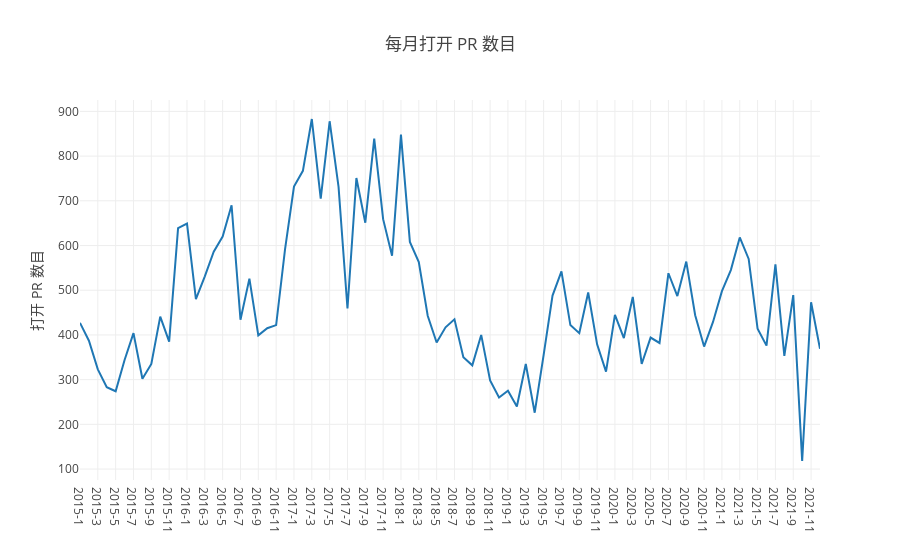

The cell this chart's notebook holds for it:
### Code cell
// 3.1 每月打开 PR 数
query(
   `
    select time, open_PRs
    from 
    (select count(issue_id) as open_PRs,
    concat(toString(toYear(created_at)),'-',toString(toMonth(created_at))) as time
    from github_log.events
    where repo_id=${my_repo_id} and type = 'PullRequestEvent' and action in('opened','reopened')
    and toYear(created_at) >=${startYear} and toYear(created_at) <= ${endYear}
    group by toYear(created_at),toMonth(created_at)
    order by toYear(created_at),toMonth(created_at))
    `
    ).then(data => {
     //console.log(data)
    var open_PRs = [], time = [], table = [];
    data.forEach(d=>{
       table.push({'时间':d.time, '每月打开 PR 数目':parseInt(d.open_PRs)});
            open_PRs.push(d.open_PRs);
            time.push(d.time)
    }
    )
    console.table(table);
    openDigger.render.plotly([
        {x: time, y: open_PRs, mode:'scatter', name:'打开PR'}, 
    ], {
        title: '每月打开 PR 数目',
        yaxis: { title: '打开 PR 数目'},
        xaxis: {type: 'category'}
    });
});

### Figure 1 — Plotly figure (JSON) as saved in the notebook; plotly's stock layout.template omitted (floating-point values rounded to 4 significant figures)
{"data": [{"mode": "scatter", "name": "打开PR", "x": ["2015-1", "2015-2", "2015-3", "2015-4", "2015-5", "2015-6", "2015-7", "2015-8", "2015-9", "2015-10", "2015-11", "2015-12", "2016-1", "2016-2", "2016-3", "2016-4", "2016-5", "2016-6", "2016-7", "2016-8", "2016-9", "2016-10", "2016-11", "2016-12", "2017-1", "2017-2", "2017-3", "2017-4", "2017-5", "2017-6", "2017-7", "2017-8", "2017-9", "2017-10", "2017-11", "2017-12", "2018-1", "2018-2", "2018-3", "2018-4", "2018-5", "2018-6", "2018-7", "2018-8", "2018-9", "2018-10", "2018-11", "2018-12", "2019-1", "2019-2", "2019-3", "2019-4", "2019-5", "2019-6", "2019-7", "2019-8", "2019-9", "2019-10", "2019-11", "2019-12", "2020-1", "2020-2", "2020-3", "2020-4", "2020-5", "2020-6", "2020-7", "2020-8", "2020-9", "2020-10", "2020-11", "2020-12", "2021-1", "2021-2", "2021-3", "2021-4", "2021-5", "2021-6", "2021-7", "2021-8", "2021-9", "2021-10", "2021-11", "2021-12"], "y": ["427", "387", "323", "283", "274", "344", "404", "302", "335", "441", "385", "639", "649", "480", "531", "586", "620", "690", "434", "526", "399", "415", "422", "592", "732", "767", "883", "705", "878", "731", "459", "751", "651", "839", "659", "577", "848", "608", "563", "443", "383", "417", "435", "350", "332", "400", "298", "260", "275", "240", "335", "226", "355", "488", "542", "422", "404", "495", "379", "318", "445", "393", "485", "335", "394", "382", "538", "487", "564", "444", "374", "429", "498", "545", "618", "570", "414", "376", "558", "353", "489", "118", "473", "369"]}], "layout": {"autosize": true, "title": {"text": "每月打开 PR 数目"}, "xaxis": {"autorange": true, "range": [0, 83], "type": "category"}, "yaxis": {"autorange": true, "range": [75.5, 925.5], "title": {"text": "打开 PR 数目"}, "type": "linear"}}}
